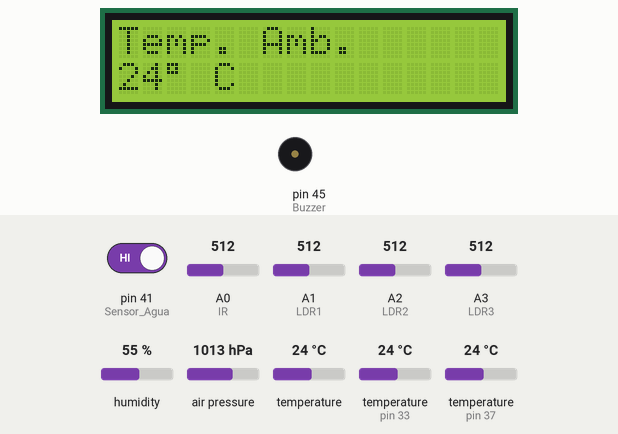
A sketch run on a simulated Arduino Mega 2560, built with avr-gcc and run on an emulated ATmega2560. Parts: 16×2 character LCD, buzzer (waves = sounding, pin HIGH). The inputs (shaded band) are chosen by the test bench; at power-on: temperature (sensors on pin 37, pin 33) 24 °C, air pressure 1013 hPa, A1 (LDR1) = 512, A2 (LDR2) = 512, A3 (LDR3) = 512, pin 41 (Sensor_Agua) HIGH, A0 (IR) = 512, humidity 55 %, temperature 24 °C. What the sketch prints to the serial monitor is not drawn.

Above: at 5.7 s.
5.8 s: temperature (sensor on pin 37) set to 12 °C
10.7 s: air pressure set to 952 hPa
14.8 s: A1 (LDR1) set to 505
At 28.5 s:
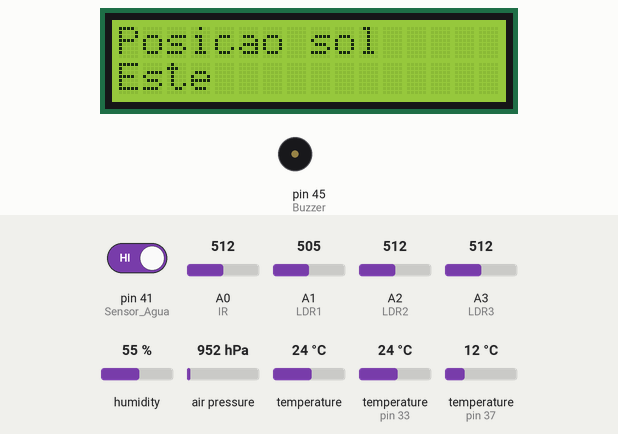
28.8 s: A2 (LDR2) set to 306
At 42.6 s:
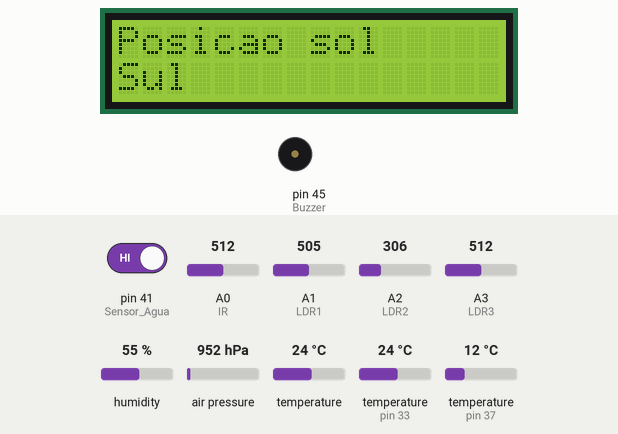
42.8 s: A3 (LDR3) set to 30
At 56.6 s:
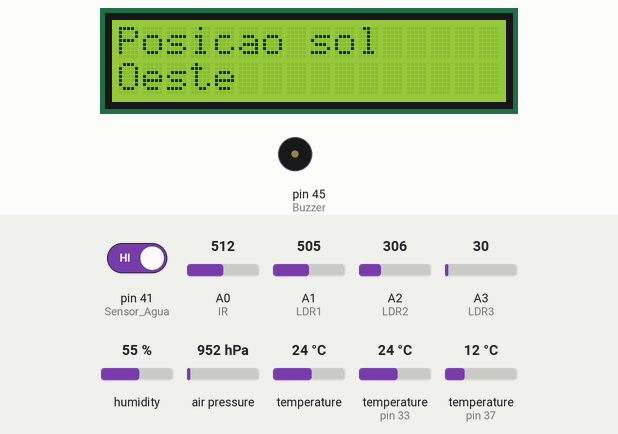
56.8 s: pin 41 (Sensor_Agua) driven LOW
At 69.0 s:
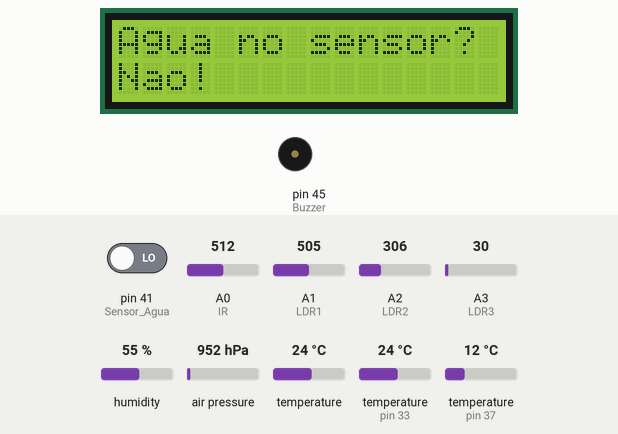
Timing chart, 0 to 70.5 s (numbered marks = the images above; inputs shaded):
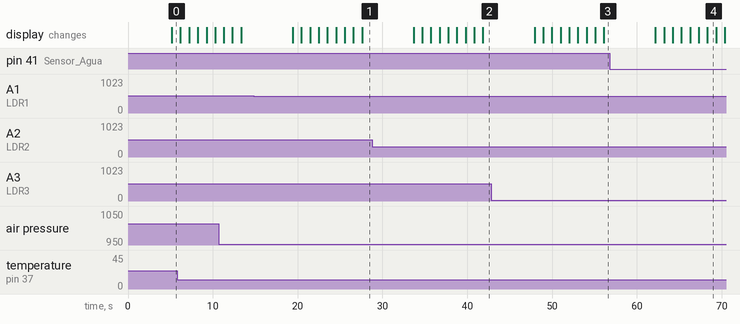

Measured:
- the behaviour switches between 512 and 511 on A1 (LDR1) (found by bisection; images 0 and 1)
- after the input at 14.8 s, the display: first differs from a run without the input after 12.8 s (image 1)
- after the input at 28.8 s, the display: first differs from a run without the input after 13.0 s (image 2)
- after the input at 42.8 s, the display: first differs from a run without the input after 13.3 s (image 3)
- after the input at 56.8 s, the display: first differs from a run without the input after 11.5 s (image 4)

The sketch:

EstacaoMeteo_Bare_Metal_TP2.ino
```cpp
/*
    Estação metereologica
    UC - Sistemas Embebidos e de Tempo Real (ESI)

    Rúben Guimarães nº11156
    Kyrylo Yavorenko nº10355

    Implementação em BareMetal
*/


// Bibliotecas usadas
#include <OneWire.h> //  usada para ler valor do ds18b20
#include "DHT.h" //  usada para o DHT11
#include <Wire.h>
#include <Adafruit_BMP085.h> // usada para o BMP180
#include <LiquidCrystal_I2C.h> // usada para o lcd


#define Sensor_Temp 37 // DHT11
#define Sensor_Temp_2 33 // DS18B20
#define Sensor_Agua 41
#define Buzzer 45
#define IR A0
#define LDR1 A1
#define LDR2 A2
#define LDR3 A3


// Declaração de objectos
OneWire ds(Sensor_Temp_2);
DHT dht(Sensor_Temp, DHT11);
Adafruit_BMP085 bmp180;
LiquidCrystal_I2C lcd(0x27, 2, 1, 0, 4, 5, 6, 7, 3, POSITIVE); // Inicializa o display no endereco 0x27


// Declaração de variaveis globais
uint8_t humidade;
uint8_t temperaturaAmbiente;
float temperaturaAgua;
float temperaturaAmbienteBMP;
uint16_t  pressaoAtmosferica;
int  altitude;
uint8_t velocidadeVento;
boolean valorSensorAgua;
int ldrValue1;
int ldrValue2;
int ldrValue3;
int tempoDelay = 1000;


// Inicializa objectos e define pin's de entrada/saida
void setup()
{
  Serial.begin(9600);

  dht.begin();
  bmp180.begin();
  lcd.begin (16, 2);

  pinMode(Sensor_Agua, INPUT);
  pinMode(Buzzer, OUTPUT);

  lcd.setCursor(0, 0);
  lcd.print(F("A ler Sensores.."));
}


// Ciclo que vai correr o programa
void loop()
{

  getSensorValues();


  printDataString();


  showValuesLCD();


  delay(tempoDelay);
}


// Método que vai mostar no LCD os valores lidos pelos sensores
void showValuesLCD()
{
  lcd.clear();
  lcd.setCursor(0, 0);
  lcd.print(F("Temp. Amb."));
  lcd.setCursor(0, 1);
  lcd.print(String(temperaturaAmbiente) + String((char)223) + String(F(" C")));


  delay(tempoDelay);

  lcd.clear();
  lcd.setCursor(0, 0);
  lcd.print(F("Humidade Ambi."));
  lcd.setCursor(0, 1);
  lcd.print(String(humidade) + String(F(" %")));

  delay(tempoDelay);

  lcd.clear();
  lcd.setCursor(0, 0);
  lcd.print(F("Temp. Ambi. 2"));
  lcd.setCursor(0, 1);
  lcd.print(String(temperaturaAmbienteBMP) + String((char)223) + String(" C"));


  delay(tempoDelay);

  lcd.clear();
  lcd.setCursor(0, 0);
  lcd.print(F("Temp. agua"));
  lcd.setCursor(0, 1);
  lcd.print(String(temperaturaAgua) + String((char)223) + String(" C"));

  delay(tempoDelay);

  lcd.clear();
  lcd.setCursor(0, 0);
  lcd.print(F("P. Atmosferica"));
  lcd.setCursor(0, 1);
  lcd.print(String(pressaoAtmosferica) + String(" Pa"));

  delay(tempoDelay);

  lcd.clear();
  lcd.setCursor(0, 0);
  lcd.print(F("Altitude"));
  lcd.setCursor(0, 1);
  lcd.print(altitude);
  lcd.print(" m");

  delay(tempoDelay);


  lcd.clear();
  lcd.setCursor(0, 0);
  lcd.print(F("Agua no sensor?"));
  lcd.setCursor(0, 1);

  if ( valorSensorAgua == LOW)
    lcd.print(F("Nao!"));
  else  // Se detectar agua
    lcd.print(F("Sim!"));

  delay(tempoDelay);


  lcd.clear();
  lcd.setCursor(0, 0);
  lcd.print(F("Velocidade vento"));
  lcd.setCursor(0, 1);
  lcd.print(String(velocidadeVento) + String(" RPM"));


  delay(tempoDelay);

  lcd.clear();
  lcd.setCursor(0, 0);
  lcd.print(F("Posicao sol"));
  lcd.setCursor(0, 1);

  if  ( ldrValue1 < ldrValue2 && ldrValue1 < ldrValue3)
    lcd.print(F("Este"));

  if ( ldrValue2 < ldrValue1 && ldrValue2 < ldrValue3)
    lcd.print(F("Sul"));

  if ( ldrValue3 < ldrValue1 && ldrValue3 < ldrValue2)
    lcd.print(F("Oeste"));
}


// Método que vai receber informaçãor dos diferentes sensores
void getSensorValues()
{
  temperaturaAgua = getTemperaturaAgua();

  humidade = (int)dht.readHumidity();

  temperaturaAmbiente = (int)dht.readTemperature();

  temperaturaAmbienteBMP = bmp180.readTemperature();

  pressaoAtmosferica = bmp180.readPressure();

  //altitude = bmp180.readAltitude(100600); // 100600 pressao atmosferica media ao nivel do mar no porto (para efeitos de calibração)
  altitude = bmp180.readAltitude();

  valorSensorAgua = digitalRead(Sensor_Agua);

  velocidadeVento = ((getWindSpeed() * 60) / 5); // Recebe uma contagem e efetua uma regra de 3 simples para calcular uma estimativa das RPM's do vento

  ldrValue1 = analogRead(LDR1);
  ldrValue2 = analogRead(LDR2);
  ldrValue3 = analogRead(LDR3);
}


/*
  // Método que imprime os valores enviados para a porta de comunicação na consola
  void printValuesOnConsole()
  {
  Serial.println(F(" *** Valores Lidos ***"));

  Serial.print(F("Humidade ambiente: "));
  Serial.print(humidade);
  Serial.println(F("%\t"));

  Serial.print(F("Temperatura ambiente: "));
  Serial.print(temperaturaAmbiente);
  Serial.println(F("ºC\t"));

  Serial.print(F("Temperatura água: "));
  Serial.print(temperaturaAgua);
  Serial.println(F("ºC\t"));

  Serial.print(F("Temperatura BMP: "));
  Serial.print(temperaturaAmbienteBMP);
  Serial.println(F("ºC\t"));

  Serial.print(F("Pressão atmosferica: "));
  Serial.print(pressaoAtmosferica);
  Serial.println(F("Pa\t"));

  Serial.print(F("Altitude: "));
  Serial.print(altitude);
  Serial.println(F("m"));

  Serial.print(F("Água no sensor ? "));
  if ( valorSensorAgua == LOW)
    Serial.println(F(" Não!"));

  else  // Se detectar agua
  {
    Serial.println(F("Sim!"));
    beep();
  }

  Serial.print(F("Velocidade vento: "));
  Serial.print(velocidadeVento);
  Serial.println(F(" RPM"));


  Serial.print(F("Posição do sol: "));
  if  ( ldrValue1 < ldrValue2 && ldrValue1 < ldrValue3)
    Serial.println(F("Este"));

  if ( ldrValue2 < ldrValue1 && ldrValue2 < ldrValue3)
    Serial.println(F("Sul"));

  if ( ldrValue3 < ldrValue1 && ldrValue3 < ldrValue2)
    Serial.println(F("Oeste"));

  }

*/

// Método que vai imprimir na consola uma string com os dados dos sensores para ler lido pelo qt
void printDataString()
{
  String trama;
  String posicaoSol;

  if  ( ldrValue1 < ldrValue2 && ldrValue1 < ldrValue3)
    posicaoSol = "Este";

  if ( ldrValue2 < ldrValue1 && ldrValue2 < ldrValue3)
    posicaoSol = "Sul";

  if ( ldrValue3 < ldrValue1 && ldrValue3 < ldrValue2)
    posicaoSol = "Oeste";

  // Constroi a string com os dados
  trama = String(humidade) + ";" + String(temperaturaAmbiente)  + ";" + String(temperaturaAgua)  + ";" + String(temperaturaAmbienteBMP)  + ";" + String(pressaoAtmosferica)
          + ";" + String(altitude)  + ";" + String(valorSensorAgua)  + ";" + String(velocidadeVento)  + ";" + posicaoSol + ";";

  Serial.println(trama);
}


// Método que vai fazer com que o buzzer ligado a porta emita um beep
void beep()
{
  digitalWrite(45, HIGH);
  delay(50);
  digitalWrite(45, LOW);
}


// Método que vai ler a velocidade do vento durante 5 segundos
uint8_t getWindSpeed()
{
  uint8_t contador = 0;
  uint8_t aux;

  int valorSensor;

  long starttime = millis();
  long endtime = starttime;

  while ((endtime - starttime) <= 5000)
  {
    valorSensor = analogRead(IR);

    if (valorSensor > 800) // usada para evitar a mesma leitura
      aux = 0;

    if (valorSensor < 800 && aux == 0) // Se a flag tiver sido limpa e o valor do sensor for inferior ao threshold
    {
      contador++;
      aux = 1;
    }

    delay(50);
    endtime = millis();
  }

  return contador;
}


// Método que le informação do ds18b20 (sparkfun)
float getTemperaturaAgua()
{

  byte data[12];
  byte addr[8];

  if ( !ds.search(addr)) {
    //no more sensors on chain, reset search
    ds.reset_search();
    return -1000;
  }

  if ( OneWire::crc8( addr, 7) != addr[7]) {
    Serial.println("CRC is not valid!");
    return -1000;
  }

  if ( addr[0] != 0x10 && addr[0] != 0x28) {
    Serial.print("Device is not recognized");
    return -1000;
  }

  ds.reset();
  ds.select(addr);
  ds.write(0x44, 1); // start conversion, with parasite power on at the end

  byte present = ds.reset();
  ds.select(addr);
  ds.write(0xBE); // Read Scratchpad

  for (int i = 0; i < 9; i++) { // we need 9 bytes
    data[i] = ds.read();
  }

  ds.reset_search();

  byte MSB = data[1];
  byte LSB = data[0];

  float tempRead = ((MSB << 8) | LSB); //using two's compliment
  float TemperatureSum = tempRead / 16;

  return TemperatureSum;
}
```
